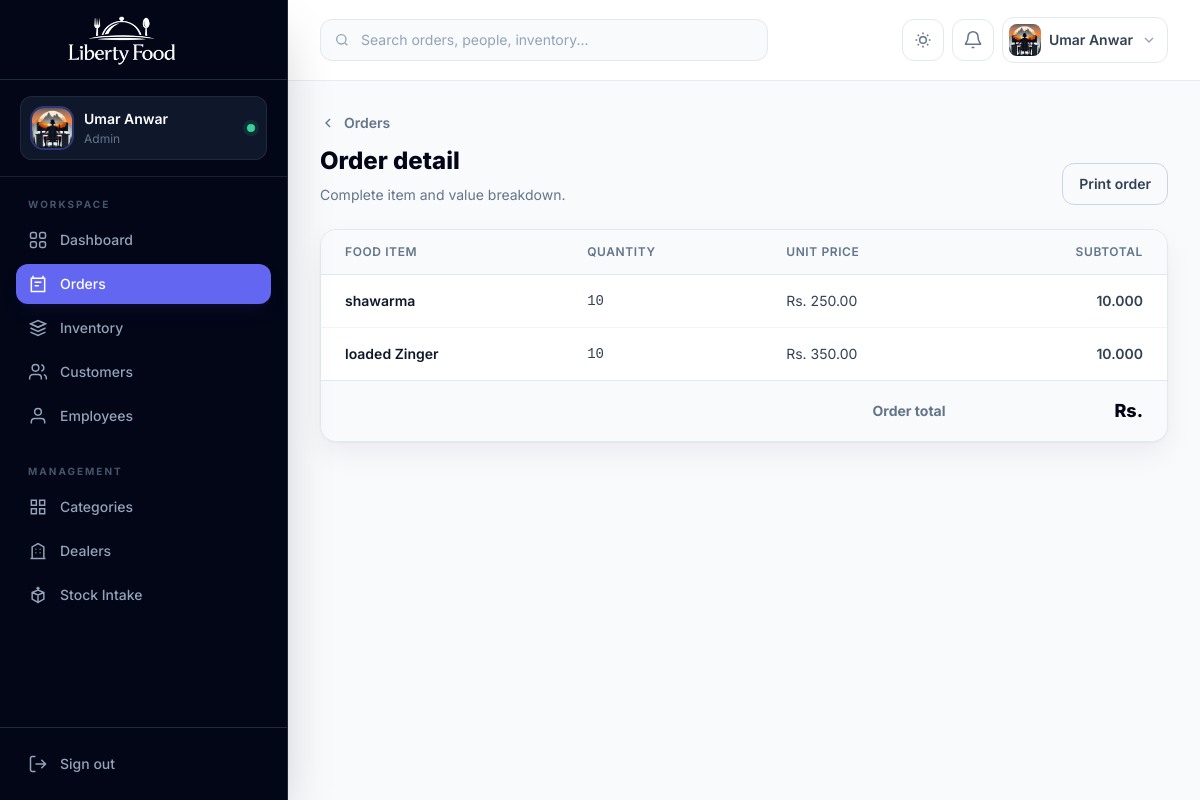
Page /orders/26/ (signed in) on the committed database.
### accounts/models.py (models this page shows, shortened)
class CustomUser(AbstractUser):
    email = models.EmailField(unique=True)
    ROLE_CHOICES = (
        ('admin', 'Admin'),
        ('employee', 'Employee'),
        ('customer', 'Customer'),
    )
    role = models.CharField(
        max_length=20,
        choices=ROLE_CHOICES,
        default='customer'
    )
    phone = models.CharField(
        max_length=15,
        blank=True,
        null=True
    )
    profile_image = models.ImageField(
        upload_to='profiles/',
        blank=True,
        null=True
    )

### core_app/models.py (models this page shows, shortened)
class OrderItem(models.Model):
    order = models.ForeignKey(Order, related_name="items", on_delete=models.CASCADE)
    food_item = models.ForeignKey(FoodItem, on_delete=models.CASCADE)
    quantity = models.PositiveIntegerField(default=1)

class FoodItem(models.Model):
    name = models.CharField(max_length=100)
    description = models.TextField()
    price = models.DecimalField(max_digits=8, decimal_places=2, blank=True)
    category = models.ForeignKey(Category, on_delete=models.CASCADE)
    dealer = models.ForeignKey(Dealer, on_delete=models.SET_NULL, null=True, blank=True)
    image = models.ImageField(upload_to="food_images/", null=True, blank=True)
    quantity = models.PositiveIntegerField(default=0)
    created_at = models.DateTimeField(auto_now_add=True)
    total_sold = models.PositiveIntegerField(default=0)

### core_app/views.py (the view)
# urls.py: path('orders/<int:pk>/', views.order_detail, name='order_detail'),
@login_required
def order_detail(request, pk):
    if is_admin(request.user):
        order = get_object_or_404(Order, pk=pk)
    elif request.user.role == "customer":
        order = Order.objects.filter(pk=pk, customer__user=request.user).first()
        if order is None:
            raise PermissionDenied("You can only access your own orders.")
    else:
        raise PermissionDenied("You do not have permission to access this order.")
    return render(request, "order_detail.html", {
        "order": order,
        "items": OrderItem.objects.filter(order=order)
    })

### accounts/decoraters.py (called while the page is built)
def is_admin(user):
    return user.is_authenticated and (user.is_superuser or user.role == "admin")

### templates/order_detail.html (shortened to what this page needs)
{% extends "base.html" %}
{% block content %}
<div class="mb-6 flex flex-col gap-4 sm:flex-row sm:items-end sm:justify-between"><div><a href="{% url 'order_list' %}" class="mb-3 inline-flex items-center gap-2 text-sm font-semibold text-slate-500 hover:text-indigo-600"><svg class="h-4 w-4" viewBox="0 0 24 24" fill="none" stroke="currentColor" stroke-width="2"><path d="m15 18-6-6 6-6"/></svg> Orders</a><h1 class="text-2xl font-extrabold text-slate-950 dark:text-white">Order detail</h1><p class="mt-2 text-sm text-slate-500">Complete item and value breakdown.</p></div><button onclick="window.print()" class="no-print rounded-xl border border-slate-300 px-4 py-2.5 text-sm font-semibold dark:border-slate-700">Print order</button></div>
<section class="overflow-hidden rounded-2xl border border-slate-200 bg-white shadow-soft dark:border-slate-800 dark:bg-slate-900"><div class="overflow-x-auto"><table class="min-w-full divide-y divide-slate-200 dark:divide-slate-800"><thead class="bg-slate-50 dark:bg-slate-800/50"><tr><th class="px-6 py-3.5 text-left text-xs font-semibold uppercase tracking-wider text-slate-500">Food item</th><th class="px-6 py-3.5 text-left text-xs font-semibold uppercase tracking-wider text-slate-500">Quantity</th><th class="px-6 py-3.5 text-left text-xs font-semibold uppercase tracking-wider text-slate-500">Unit price</th><th class="px-6 py-3.5 text-right text-xs font-semibold uppercase tracking-wider text-slate-500">Subtotal</th></tr></thead><tbody class="divide-y divide-slate-100 dark:divide-slate-800">{% for item in items %}<tr><td class="px-6 py-4 text-sm font-semibold text-slate-900 dark:text-white">{{ item.food_item.name }}</td><td class="px-6 py-4 font-mono text-sm">{{ item.quantity }}</td><td class="px-6 py-4 text-sm">Rs. {{ item.food_item.price }}</td><td class="px-6 py-4 text-right text-sm font-semibold">{{ item.quantity|floatformat:2|add:"0" }}</td></tr>{% endfor %}</tbody><tfoot class="bg-slate-50 dark:bg-slate-800/50"><tr><th colspan="3" class="px-6 py-4 text-right text-sm text-slate-500">Order total</th><th class="px-6 py-4 text-right text-lg font-extrabold text-slate-950 dark:text-white">Rs. {{ total }}</th></tr></tfoot></table></div></section>
{% endblock %}

### templates/base.html (shortened to what this page needs)
{% load static %}
<!DOCTYPE html>
<html lang="en" class="h-full scroll-smooth">
<head>
  <script src="https://cdn.tailwindcss.com"></script>
</head>
<body class="h-full bg-slate-50 font-sans text-slate-700 antialiased dark:bg-slate-950 dark:text-slate-300">
  <aside id="sidebar" class="fixed inset-y-0 left-0 z-50 flex w-72 -translate-x-full flex-col border-r border-slate-800 bg-slate-950 text-slate-300 shadow-2xl transition-transform duration-300 lg:translate-x-0">
    <div class="flex h-20 items-center gap-3 border-b border-slate-800 px-5">
      <a href="{% url 'home' %}" class="block h-16 w-52" aria-label="Liberty Food home">
        <img src="{% static 'liberty-food-logo-cropped.png' %}" alt="Liberty Food" class="h-full w-full object-contain">
      </a>
    </div>
    <div class="border-b border-slate-800/80 px-5 py-4">
      <div class="flex items-center gap-3 rounded-xl bg-slate-900 px-3 py-3 ring-1 ring-inset ring-slate-800">
        {% if request.user.profile_image %}
          <img src="{{ request.user.profile_image.url }}" alt="{{ request.user.username }}" class="h-10 w-10 rounded-xl object-cover ring-2 ring-indigo-500/40">
        {% else %}
          <div class="flex h-10 w-10 items-center justify-center rounded-xl bg-indigo-500/15 text-sm font-bold uppercase text-indigo-300 ring-1 ring-inset ring-indigo-500/30">
            {{ request.user.username|slice:":1" }}
          </div>
        {% endif %}
        <div class="min-w-0">
          <p class="truncate text-sm font-semibold text-white">{{ request.user.get_full_name|default:request.user.username }}</p>
          <p class="mt-0.5 truncate text-xs capitalize text-slate-500">{{ request.user.role|default:"Team member" }}</p>
        </div>
        <span class="ml-auto h-2 w-2 rounded-full bg-emerald-400 ring-4 ring-emerald-400/10" title="Online"></span>
      </div>
    </div>
    <nav class="flex-1 overflow-y-auto px-4 py-5" aria-label="Primary navigation">
      <p class="mb-2 px-3 text-[10px] font-bold uppercase tracking-[.2em] text-slate-600">Workspace</p>
      <div class="space-y-1">
        <a href="{% url 'home' %}" class="nav-link flex items-center gap-3 rounded-xl px-3 py-2.5 text-sm font-medium transition {% if request.resolver_match.url_name == 'home' %}bg-indigo-500 text-white shadow-lg shadow-indigo-950/30{% else %}text-slate-400 hover:bg-slate-900 hover:text-white{% endif %}">
          <svg class="h-5 w-5" viewBox="0 0 24 24" fill="none" stroke="currentColor" stroke-width="1.8"><rect x="3" y="3" width="7" height="7" rx="2"/><rect x="14" y="3" width="7" height="7" rx="2"/><rect x="3" y="14" width="7" height="7" rx="2"/><rect x="14" y="14" width="7" height="7" rx="2"/></svg>
          Dashboard
        </a>
        {% if request.user.role == 'admin' or request.user.is_superuser %}<a href="{% url 'order_list' %}" class="nav-link flex items-center gap-3 rounded-xl px-3 py-2.5 text-sm font-medium transition {% if 'order' in request.resolver_match.url_name %}bg-indigo-500 text-white shadow-lg shadow-indigo-950/30{% else %}text-slate-400 hover:bg-slate-900 hover:text-white{% endif %}">
          <svg class="h-5 w-5" viewBox="0 0 24 24" fill="none" stroke="currentColor" stroke-width="1.8"><path d="M6 2v4M18 2v4M4 5h16v16H4z"/><path d="M8 10h8M8 14h5"/></svg>
          Orders
        </a>
        <a href="{% url 'fooditem_list' %}" class="nav-link flex items-center gap-3 rounded-xl px-3 py-2.5 text-sm font-medium transition {% if 'fooditem' in request.resolver_match.url_name or request.resolver_match.url_name == 'food_quantity' %}bg-indigo-500 text-white shadow-lg shadow-indigo-950/30{% else %}text-slate-400 hover:bg-slate-900 hover:text-white{% endif %}">
          <svg class="h-5 w-5" viewBox="0 0 24 24" fill="none" stroke="currentColor" stroke-width="1.8"><path d="m3 7 9-4 9 4-9 4-9-4Z"/><path d="m3 7 9 4 9-4M3 12l9 4 9-4M3 17l9 4 9-4"/></svg>
          Inventory
        </a>
        <a href="{% url 'customer_list' %}" class="nav-link flex items-center gap-3 rounded-xl px-3 py-2.5 text-sm font-medium transition {% if 'customer' in request.resolver_match.url_name %}bg-indigo-500 text-white shadow-lg shadow-indigo-950/30{% else %}text-slate-400 hover:bg-slate-900 hover:text-white{% endif %}">
          <svg class="h-5 w-5" viewBox="0 0 24 24" fill="none" stroke="currentColor" stroke-width="1.8"><path d="M16 21v-2a4 4 0 0 0-4-4H6a4 4 0 0 0-4 4v2"/><circle cx="9" cy="7" r="4"/><path d="M22 21v-2a4 4 0 0 0-3-3.87M16 3.13a4 4 0 0 1 0 7.75"/></svg>
          Customers
        </a>
        <a href="{% url 'employee_list' %}" class="nav-link flex items-center gap-3 rounded-xl px-3 py-2.5 text-sm font-medium transition {% if 'employee' in request.resolver_match.url_name or 'salary' in request.resolver_match.url_name %}bg-indigo-500 text-white shadow-lg shadow-indigo-950/30{% else %}text-slate-400 hover:bg-slate-900 hover:text-white{% endif %}">
          <svg class="h-5 w-5" viewBox="0 0 24 24" fill="none" stroke="currentColor" stroke-width="1.8"><path d="M20 21v-2a4 4 0 0 0-4-4H8a4 4 0 0 0-4 4v2"/><circle cx="12" cy="7" r="4"/></svg>
          Employees
        </a>{% endif %}
      </div>
      {% if request.user.role == 'admin' or request.user.is_superuser %}<p class="mb-2 mt-7 px-3 text-[10px] font-bold uppercase tracking-[.2em] text-slate-600">Management</p>
      <div class="space-y-1">
        <a href="{% url 'category_list' %}" class="nav-link flex items-center gap-3 rounded-xl px-3 py-2.5 text-sm font-medium transition {% if 'category' in request.resolver_match.url_name %}bg-indigo-500 text-white{% else %}text-slate-400 hover:bg-slate-900 hover:text-white{% endif %}">
          <svg class="h-5 w-5" viewBox="0 0 24 24" fill="none" stroke="currentColor" stroke-width="1.8"><path d="M4 4h6v6H4zM14 4h6v6h-6zM4 14h6v6H4zM14 14h6v6h-6z"/></svg>
          Categories
        </a>
        <a href="{% url 'dealer_list' %}" class="nav-link flex items-center gap-3 rounded-xl px-3 py-2.5 text-sm font-medium transition {% if 'dealer' in request.resolver_match.url_name %}bg-indigo-500 text-white{% else %}text-slate-400 hover:bg-slate-900 hover:text-white{% endif %}">
          <svg class="h-5 w-5" viewBox="0 0 24 24" fill="none" stroke="currentColor" stroke-width="1.8"><path d="M3 21h18M5 21V7l7-4 7 4v14M9 10h1M14 10h1M9 14h1M14 14h1"/></svg>
          Dealers
        </a>
        <a href="{% url 'food_quantity' %}" class="nav-link flex items-center gap-3 rounded-xl px-3 py-2.5 text-sm font-medium transition {% if request.resolver_match.url_name == 'food_quantity' %}bg-indigo-500 text-white{% else %}text-slate-400 hover:bg-slate-900 hover:text-white{% endif %}">
          <svg class="h-5 w-5" viewBox="0 0 24 24" fill="none" stroke="currentColor" stroke-width="1.8"><path d="M12 22V12M5 9l7 3 7-3M5 9l7-3 7 3v8l-7 4-7-4V9Z"/><path d="M12 2v4M10 4h4"/></svg>
          Stock Intake
        </a>
      </div>{% endif %}
    </nav>
    <div class="border-t border-slate-800 p-4">
      <a href="{% url 'logout' %}" class="flex items-center gap-3 rounded-xl px-3 py-2.5 text-sm font-medium text-slate-400 transition hover:bg-red-500/10 hover:text-red-400">
        <svg class="h-5 w-5" viewBox="0 0 24 24" fill="none" stroke="currentColor" stroke-width="1.8"><path d="M9 21H5a2 2 0 0 1-2-2V5a2 2 0 0 1 2-2h4M16 17l5-5-5-5M21 12H9"/></svg>
        Sign out
      </a>
    </div>
  </aside>
  <div id="app-main" class="min-h-full transition-all duration-300 lg:ml-72">
    <header id="topbar" class="sticky top-0 z-30 border-b border-slate-200/80 bg-white/90 backdrop-blur-xl dark:border-slate-800 dark:bg-slate-950/85">
      <div class="flex h-20 items-center gap-3 px-4 sm:px-6 lg:px-8">
        {% if request.user.role == 'admin' or request.user.is_superuser %}<form method="GET" action="{% url 'global_search' %}" class="relative hidden w-full max-w-md md:block">
          <input type="search" name="q" placeholder="Search orders, people, inventory..." class="w-full rounded-xl border border-slate-200 bg-slate-50 py-2.5 pl-10 pr-4 text-sm text-slate-900 outline-none transition placeholder:text-slate-400 focus:border-indigo-500 focus:ring-4 focus:ring-indigo-500/10 dark:border-slate-800 dark:bg-slate-900 dark:text-white">
        </form>{% endif %}
        <div class="ml-auto flex items-center gap-2">
          <button id="theme-toggle" type="button" class="rounded-xl border border-slate-200 p-2.5 text-slate-500 transition hover:border-indigo-200 hover:bg-indigo-50 hover:text-indigo-600 dark:border-slate-800 dark:text-slate-400 dark:hover:border-indigo-900 dark:hover:bg-indigo-950/50 dark:hover:text-indigo-400" aria-label="Toggle color theme">
            <svg class="h-5 w-5 dark:hidden" viewBox="0 0 24 24" fill="none" stroke="currentColor" stroke-width="1.8"><path d="M12 3v2M12 19v2M3 12h2M19 12h2M5.64 5.64l1.42 1.42M16.94 16.94l1.42 1.42M18.36 5.64l-1.42 1.42M7.06 16.94l-1.42 1.42"/><circle cx="12" cy="12" r="4"/></svg>
          </button>
          <div class="relative">
            <button id="notification-trigger" type="button" class="relative rounded-xl border border-slate-200 p-2.5 text-slate-500 transition hover:bg-slate-50 dark:border-slate-800 dark:text-slate-400 dark:hover:bg-slate-900" aria-label="Notifications" aria-expanded="false">
              <svg class="h-5 w-5" viewBox="0 0 24 24" fill="none" stroke="currentColor" stroke-width="1.8"><path d="M18 8a6 6 0 0 0-12 0c0 7-3 7-3 9h18c0-2-3-2-3-9M13.7 21h-3.4"/></svg>
            </button>
          </div>
          <div class="relative">
            <button id="profile-trigger" type="button" class="flex items-center gap-2 rounded-xl border border-slate-200 bg-white p-1.5 pr-2.5 transition hover:bg-slate-50 dark:border-slate-800 dark:bg-slate-900 dark:hover:bg-slate-800" aria-expanded="false">
              {% if request.user.profile_image %}
                <img src="{{ request.user.profile_image.url }}" alt="" class="h-8 w-8 rounded-lg object-cover">
              {% else %}
                <span class="flex h-8 w-8 items-center justify-center rounded-lg bg-indigo-100 text-xs font-bold uppercase text-indigo-700 dark:bg-indigo-500/15 dark:text-indigo-300">{{ request.user.username|slice:":1" }}</span>
              {% endif %}
              <span class="hidden max-w-32 truncate text-sm font-semibold text-slate-700 dark:text-slate-200 sm:block">{{ request.user.get_full_name|default:request.user.username }}</span>
              <svg class="hidden h-4 w-4 text-slate-400 sm:block" viewBox="0 0 24 24" fill="none" stroke="currentColor" stroke-width="2"><path d="m6 9 6 6 6-6"/></svg>
            </button>
          </div>
        </div>
      </div>
    </header>
    <main class="px-4 py-6 sm:px-6 lg:px-8 lg:py-8">
      <div class="mx-auto max-w-[1600px]">
        {% block content %}{% endblock %}
      </div>
    </main>
  </div>
</body>
</html>

### templates/base.html (style rules this page uses)
* { scrollbar-width: thin; scrollbar-color: #94a3b8 transparent; }
.nav-link svg, .action-icon svg { pointer-events: none; }

### rows in the picture
CustomUser: user.profile_image (picture), user.get_full_name "Umar Anwar", user.role "Admin"
OrderItem: food_item.name "shawarma", quantity "10", food_item.price "250.00", quantity|add "10.000"
OrderItem: food_item.name "loaded Zinger", quantity "10", food_item.price "350.00", quantity|add "10.000"
